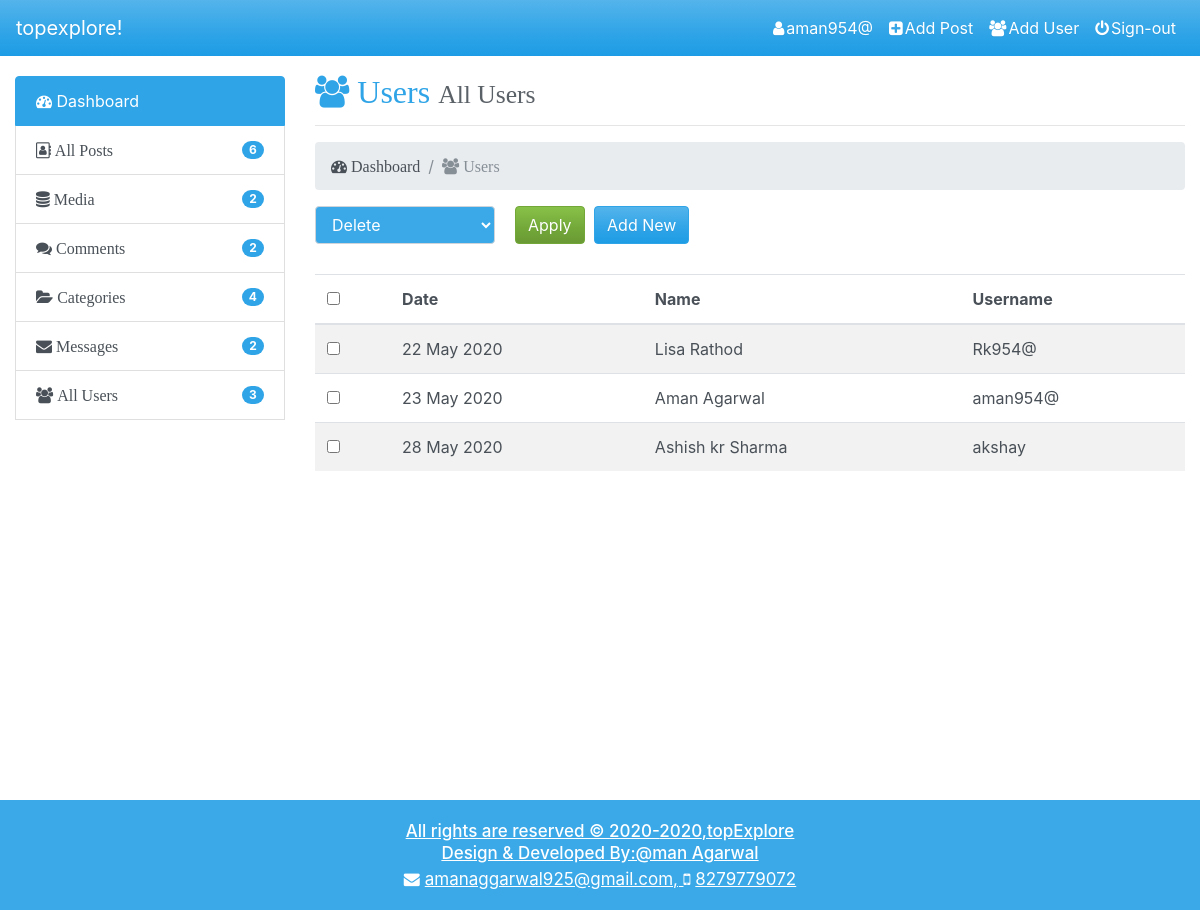
/admin/users.php (signed in), run on the app's committed database.
### tables this page shows
CREATE TABLE `users` (
  `id` int(11) NOT NULL,
  `date` int(11) NOT NULL,
  `first_name` varchar(255) NOT NULL,
  `last_name` varchar(255) NOT NULL,
  `username` varchar(255) NOT NULL,
  `mail` varchar(255) NOT NULL,
  `image` varchar(255) NOT NULL,
  `password` varchar(255) NOT NULL,
  `role` varchar(255) NOT NULL,
  `details` text NOT NULL,
  `salt` varchar(255) NOT NULL DEFAULT '$2y$10$quickbrownfoxjumpsover'
);

### admin/users.php (the view, shortened to what this page needs)
<?php
require_once('inc/top.php');
?>
  </head>
  <body >
    <?php require_once('inc/nav.php');
    ?>
    <div class="container-fluid">
<div class="row" style="margin-top:20px;">
  <div class="col-lg-3 col-md-12 col-sm-12">
    <?php require_once('inc/sidebar.php'); ?>
</div>
<div class="col-lg-9 col-md-12 col-sm-12" style="width:auto;">
  <i class="fa fa-2x fa-users" aria-hidden="true" style="color:#2fa4e7;">&nbsp;Users <small style="color:#495057;opacity:0.9;">All Users</small></i>
<hr>
<ol class="breadcrumb">
  <li class="breadcrumb-item "><i class="fa fa-tachometer" aria-hidden="true";>&nbsp;Dashboard</i></li>
  <li class="breadcrumb-item active"><i class="fa fa-users active" aria-hidden="true" >&nbsp;Users</i></span></li>
</ol>
<form action="" method='POST'>
<select class="form-control" name='choice' style="width:auto;background:#3ba9e8;color:white;float:left;">
  <option >Delete</option>
</select>
<input type="submit" name="apply" value='Apply' class="btn btn-success" style="margin-left:20px;padding-top:-6px;">
<a style='color:white' href='edit-post.php'>
<button type="button" name="add_new" class="btn btn-primary" style="margin-left:5px;padding-top:-6px;">
 Add New
</button>
</a>
<?php
$user_query=" SELECT * from users  ";
$user_conn=mysqli_query($conn,$user_query);
if(mysqli_num_rows($user_conn)>0)
{
?>
<table class="table table-hover table-striped" style="clear:both;margin-top:30px; width:100%;">
  <thead>
    <tr>
      <th><input type='checkbox' name="check" id="selectedall" value=""></th>
      <th>Date</th>
      <th>Name</th>
      <th>Username</th>
    </tr>
  </thead>
  <tbody>
<?php
 while($user_row=mysqli_fetch_array($user_conn))
 {
   $user_id=$user_row['id'];
   $user_date=getdate($user_row['date']);
   $user_day=$user_date['mday'];
   $user_month=$user_date['month'];
   $user_year=$user_date['year'];
   $user_first_name=$user_row['first_name'];
   $user_last_name=$user_row['last_name'];
   $user_user_name=$user_row['username'];
?>
    <tr>
      <th scope="row"><input type="checkbox" name="getcheck[]" class='checkmate' value="<?php  echo $user_id; ?>"></th>
      <td><?php echo $user_day."&nbsp;"; echo substr($user_month,0,3)."&nbsp;"; echo $user_year;?></td>
      <td> <?php echo $user_first_name."&nbsp"; echo $user_last_name; ?></td>
      <td><?php echo $user_user_name;       ?></td>
    </tr>
<?php       }     ?>
  </tbody>
</table>
<?php }
else{
echo '<center><h1>No User available</h1></center>';
}?>
</form>
</div>
</div>
</div>
</div>
<?php  require_once('inc/footer.php');  ?>
  </body>
</html>

### admin/admin.css (style rules this page uses)
.table { min-width:-20px; }
html,body { height:100vh; min-height: 100vh !important; height: 100vh; position:relative; }

### data on the page
users: date "22", date "May", date "2020", first_name "Lisa", last_name "Rathod", username "Rk954@"
users: date "23", date "May", date "2020", first_name "Aman", last_name "Agarwal", username "aman954@"
users: date "28", date "May", date "2020", first_name "Ashish kr", last_name "Sharma", username "akshay"

### other printed values
$_SESSION['username'] "aman954@"
$p "6"
$m "2"
$c "2"
$cat "4"
$user "3"
